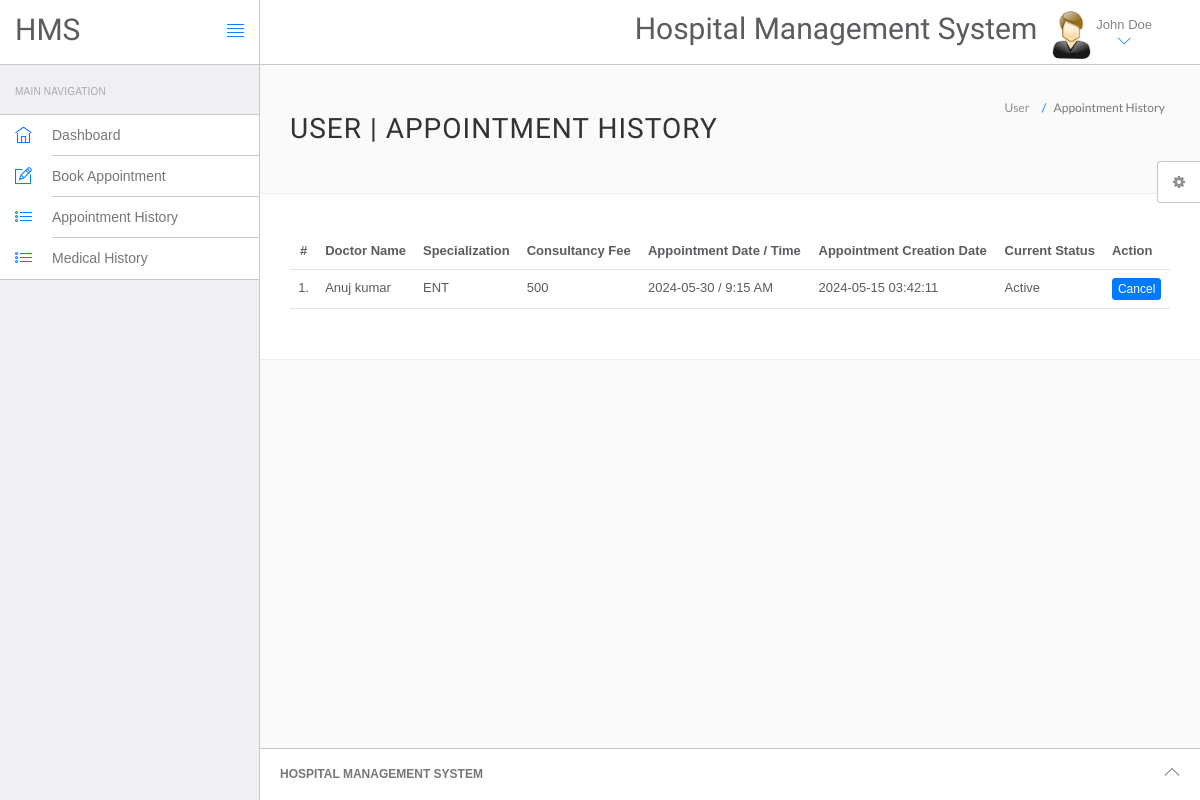
Page /hms/appointment-history.php (signed in) on the earlier database version.
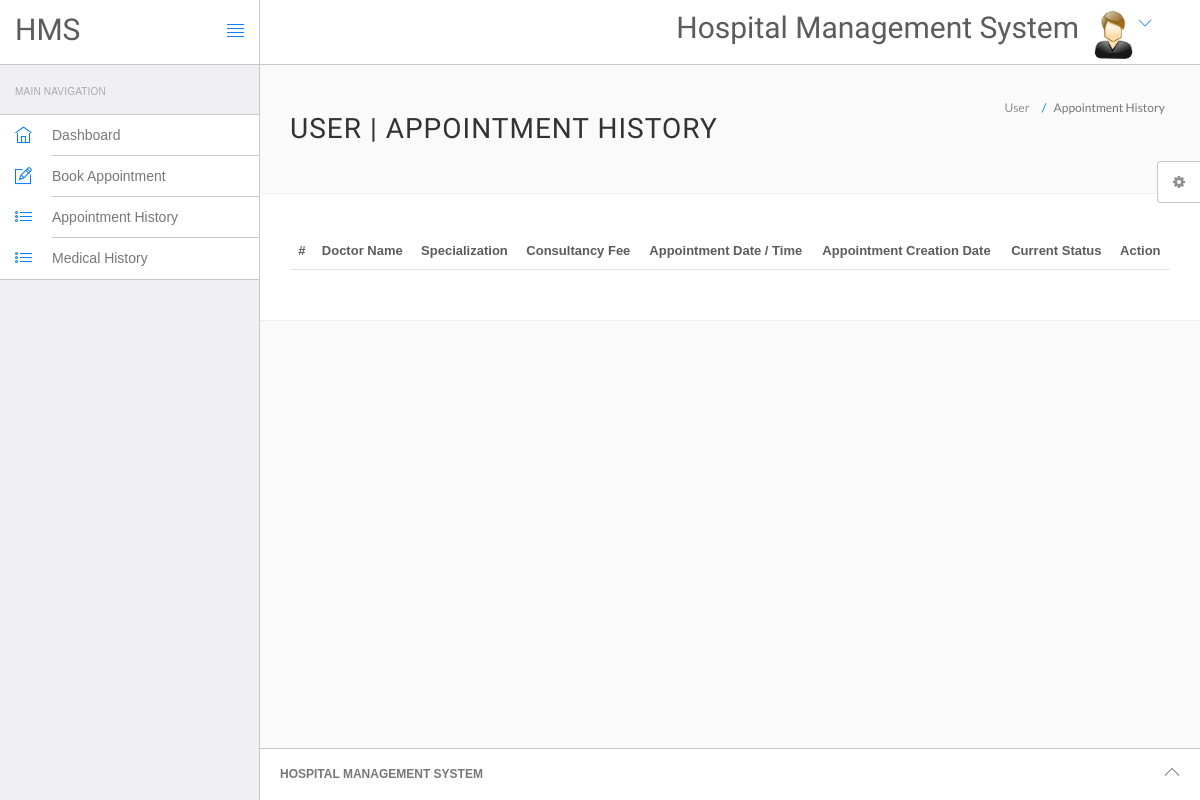
Same page on the later database version.
### tables this page shows
CREATE TABLE `users` (
  `id` int(11) NOT NULL,
  `fullName` varchar(255) DEFAULT NULL,
  `address` longtext DEFAULT NULL,
  `city` varchar(255) DEFAULT NULL,
  `gender` varchar(255) DEFAULT NULL,
  `email` varchar(255) DEFAULT NULL,
  `password` varchar(255) DEFAULT NULL,
  `regDate` timestamp NULL DEFAULT current_timestamp(),
  `updationDate` timestamp NULL DEFAULT NULL ON UPDATE current_timestamp()
);

CREATE TABLE `appointment` (
  `id` int(11) NOT NULL,
  `doctorSpecialization` varchar(255) DEFAULT NULL,
  `doctorId` int(11) DEFAULT NULL,
  `userId` int(11) DEFAULT NULL,
  `consultancyFees` int(11) DEFAULT NULL,
  `appointmentDate` varchar(255) DEFAULT NULL,
  `appointmentTime` varchar(255) DEFAULT NULL,
  `postingDate` timestamp NULL DEFAULT current_timestamp(),
  `userStatus` int(11) DEFAULT NULL,
  `doctorStatus` int(11) DEFAULT NULL,
  `updationDate` timestamp NULL DEFAULT NULL ON UPDATE current_timestamp()
);

CREATE TABLE `doctors` (
  `id` int(11) NOT NULL,
  `specilization` varchar(255) DEFAULT NULL,
  `doctorName` varchar(255) DEFAULT NULL,
  `address` longtext DEFAULT NULL,
  `docFees` varchar(255) DEFAULT NULL,
  `contactno` varchar(11) DEFAULT NULL,
  `docEmail` varchar(255) DEFAULT NULL,
  `password` varchar(255) DEFAULT NULL,
  `creationDate` timestamp NULL DEFAULT current_timestamp(),
  `updationDate` timestamp NULL DEFAULT NULL ON UPDATE current_timestamp()
);

### hms/appointment-history.php (the view, shortened to what this page needs)
<?php
include('include/config.php');
if(strlen($_SESSION['id']==0)) {
 header('location:logout.php');
  } else{
?>
<!DOCTYPE html>
<html lang="en">
	<head>
		<link rel="stylesheet" href="vendor/bootstrap/css/bootstrap.min.css">
		<link rel="stylesheet" href="vendor/fontawesome/css/font-awesome.min.css">
		<link rel="stylesheet" href="vendor/themify-icons/themify-icons.min.css">
		<link href="vendor/animate.css/animate.min.css" rel="stylesheet" media="screen">
		<link href="vendor/perfect-scrollbar/perfect-scrollbar.min.css" rel="stylesheet" media="screen">
		<link href="vendor/switchery/switchery.min.css" rel="stylesheet" media="screen">
		<link href="vendor/bootstrap-touchspin/jquery.bootstrap-touchspin.min.css" rel="stylesheet" media="screen">
		<link href="vendor/select2/select2.min.css" rel="stylesheet" media="screen">
		<link href="vendor/bootstrap-datepicker/bootstrap-datepicker3.standalone.min.css" rel="stylesheet" media="screen">
		<link href="vendor/bootstrap-timepicker/bootstrap-timepicker.min.css" rel="stylesheet" media="screen">
		<link rel="stylesheet" href="assets/css/styles.css">
		<link rel="stylesheet" href="assets/css/plugins.css">
		<link rel="stylesheet" href="assets/css/themes/theme-1.css" id="skin_color" />
	</head>
	<body>
		<div id="app">
<?php include('include/sidebar.php');?>
			<div class="app-content">
					<?php include('include/header.php');?>
				<div class="main-content" >
					<div class="wrap-content container" id="container">
						<section id="page-title">
							<div class="row">
								<div class="col-sm-8">
									<h1 class="mainTitle">User  | Appointment History</h1>
																	</div>
								<ol class="breadcrumb">
									<li>
										<span>User </span>
									</li>
									<li class="active">
										<span>Appointment History</span>
									</li>
								</ol>
							</div>
						</section>
						<div class="container-fluid container-fullw bg-white">
									<div class="row">
								<div class="col-md-12">
									<table class="table table-hover" id="sample-table-1">
										<thead>
											<tr>
												<th class="center">#</th>
												<th class="hidden-xs">Doctor Name</th>
												<th>Specialization</th>
												<th>Consultancy Fee</th>
												<th>Appointment Date / Time </th>
												<th>Appointment Creation Date  </th>
												<th>Current Status</th>
												<th>Action</th>
											</tr>
										</thead>
										<tbody>
<?php
$sql=mysqli_query($con,"select doctors.doctorName as docname,appointment.*  from appointment join doctors on doctors.id=appointment.doctorId where appointment.userId='".$_SESSION['id']."'");
$cnt=1;
while($row=mysqli_fetch_array($sql))
{
?>
											<tr>
												<td class="center"><?php echo $cnt;?>.</td>
												<td class="hidden-xs"><?php echo $row['docname'];?></td>
												<td><?php echo $row['doctorSpecialization'];?></td>
												<td><?php echo $row['consultancyFees'];?></td>
												<td><?php echo $row['appointmentDate'];?> / <?php echo
												 $row['appointmentTime'];?>
												</td>
												<td><?php echo $row['postingDate'];?></td>
												<td>
<?php if(($row['userStatus']==1) && ($row['doctorStatus']==1))
{
	echo "Active";
}
												?></td>
												<td >
												<div class="visible-md visible-lg hidden-sm hidden-xs">
							<?php if(($row['userStatus']==1) && ($row['doctorStatus']==1))
{ ?>
	<a href="appointment-history.php?id=<?php echo $row['id']?>&cancel=update" onClick="return confirm('Are you sure you want to cancel this appointment ?')"class="btn btn-primary btn-xs" title="Cancel Appointment" tooltip-placement="top" tooltip="Remove">Cancel</a>
	<?php } else {
		echo "Canceled";
		} ?>
												</div>
												</td>
											</tr>
											<?php
$cnt=$cnt+1;
											 }?>
										</tbody>
									</table>
								</div>
							</div>
								</div>
					</div>
				</div>
			</div>
	<?php include('include/footer.php');?>
	<?php include('include/setting.php');?>
		</div>
	</body>
</html>
<?php } ?>

### hms/include/sidebar.php
<div class="sidebar app-aside" id="sidebar">
				<div class="sidebar-container perfect-scrollbar">
<nav>
						<div class="navbar-title">
							<span>Main Navigation</span>
						</div>
						<ul class="main-navigation-menu">
							<li>
								<a href="dashboard.php">
									<div class="item-content">
										<div class="item-media">
											<i class="ti-home"></i>
										</div>
										<div class="item-inner">
											<span class="title"> Dashboard </span>
										</div>
									</div>
								</a>
							</li>
							<li>
								<a href="book-appointment.php">
									<div class="item-content">
										<div class="item-media">
											<i class="ti-pencil-alt"></i>
										</div>
										<div class="item-inner">
											<span class="title"> Book Appointment </span>
										</div>
									</div>
								</a>
							</li>
							<li>
								<a href="appointment-history.php">
									<div class="item-content">
										<div class="item-media">
											<i class="ti-list"></i>
										</div>
										<div class="item-inner">
											<span class="title"> Appointment History </span>
										</div>
									</div>
								</a>
							</li>
<li>
								<a href="manage-medhistory.php">
									<div class="item-content">
										<div class="item-media">
											<i class="ti-list"></i>
										</div>
										<div class="item-inner">
											<span class="title"> Medical History </span>
										</div>
									</div>
								</a>
							</li>
						</ul>
					</nav>
					</div>
			</div>

### hms/include/header.php (shortened to what this page needs)
<header class="navbar navbar-default navbar-static-top">
					<div class="navbar-header">
						<a class="navbar-brand" href="#">
							<h2 style="padding-top:20% ">HMS</h2>
						</a>
						<a href="#" class="sidebar-toggler pull-right visible-md visible-lg" data-toggle-class="app-sidebar-closed" data-toggle-target="#app">
							<i class="ti-align-justify"></i>
						</a>
					</div>
					<div class="navbar-collapse collapse">
						<ul class="nav navbar-right">
								<li  style="padding-top:2% ">
								<h2>Hospital Management System</h2>
							</li>
							<li class="dropdown current-user">
								<a href class="dropdown-toggle" data-toggle="dropdown">
									<img src="assets/images/images.jpg"> <span class="username">
									<?php $query=mysqli_query($con,"select fullName from users where id='".$_SESSION['id']."'");
while($row=mysqli_fetch_array($query))
{
	echo $row['fullName'];
}
									?> <i class="ti-angle-down"></i></i></span>
								</a>
							</li>
						</ul>
					</div>
				</header>

### hms/include/footer.php
<footer>
				<div class="footer-inner">
					<div class="pull-left">
			<span class="text-bold text-uppercase"> Hospital Management System</span>
					</div>
					<div class="pull-right">
						<span class="go-top"><i class="ti-angle-up"></i></span>
					</div>
				</div>
			</footer>

### hms/include/setting.php (shortened to what this page needs)
<div class="settings panel panel-default hidden-xs hidden-sm" id="settings">
				<button ct-toggle="toggle" data-toggle-class="active" data-toggle-target="#settings" class="btn btn-default">
					<i class="fa fa-spin fa-gear"></i>
				</button>
			</div>

### hms/assets/css/plugins.css (style rules this page uses)
.perfect-scrollbar { overflow-y: hidden !important; }

### hms/assets/css/themes/theme-1.css (style rules this page uses)
body { background: #FAFAFA; }
header .navbar-header { background: #ffffff !important; border-right-color: #c8c7cc !important; border-bottom-color: #c8c7cc !important; }
header .navbar-header .sidebar-toggler, header .navbar-header .sidebar-mobile-toggler { color: #007aff !important; }
header .navbar-header .navbar-brand { color: #777 !important; }
header .navbar-collapse { background: #ffffff !important; border-bottom-color: #c8c7cc !important; box-shadow: none !important; }
header .navbar-collapse .navbar-right > li > a { color: #777; }
header .navbar-collapse .navbar-right > li > a i { color: #007aff !important; }
#sidebar { background: #EFEFF4 !important; }
#sidebar:before { border-right-width: "1px" !important; border-right-style: solid; border-right-color: #c8c7cc !important; }
#sidebar nav { border-right-width: "1px" !important; border-right-style: solid; border-right-color: #c8c7cc !important; }
#sidebar nav .navbar-title { color: #aaaaaa; }
#sidebar nav > ul { background: #ffffff !important; border-bottom-color: #c8c7cc !important; border-top-color: #c8c7cc !important; }
#sidebar nav > ul > li > a .item-media > i { color: #007aff !important; }
#sidebar nav > ul > li > a .item-inner { color: #777 !important; border-bottom-color: #c8c7cc; }
#app > footer { background: #ffffff !important; border-top-color: #c8c7cc !important; color: #777; }

Differences in the rows shown:
removed users: fullName "John Doe"
no longer on this page (row unchanged): appointment: doctorId.doctorName "Anuj kumar", doctorSpecialization "ENT", consultancyFees "500", appointmentDate "2024-05-30", appointmentTime "9:15 AM", postingDate "2024-05-15 03:42:11", userStatus "Active"
